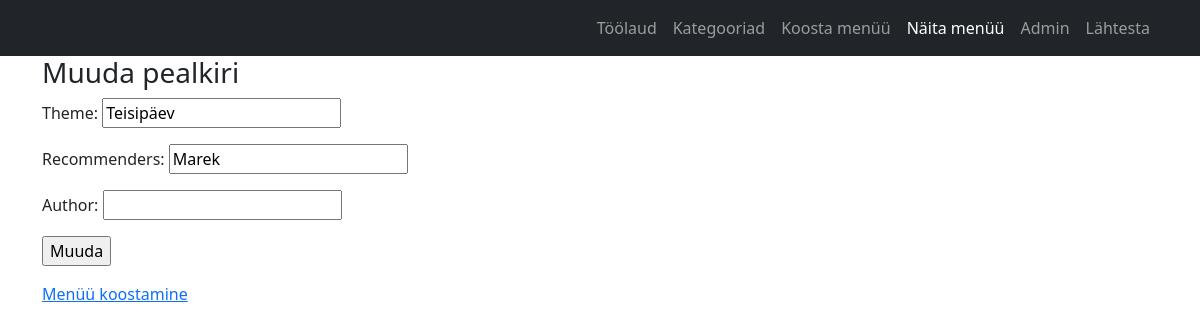
The page /bistrooapp_admin/update_theme/13 on the database as committed earlier.
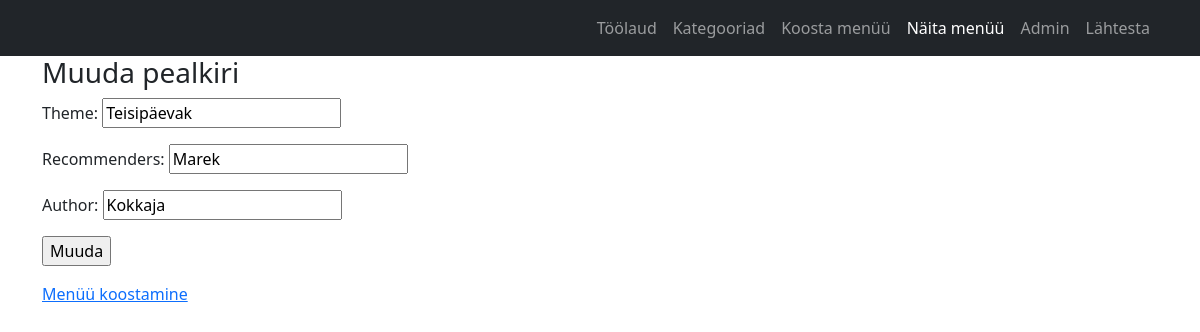
The same page on the database as committed later.
### bistrooapp_admin/models.py (models this page shows, shortened)
class Theme(models.Model):
    menu_date = models.DateField(unique=True)
    theme = models.CharField(max_length=255, blank=True)
    recommenders = models.CharField(max_length=255, blank=True)
    author = models.CharField(max_length=255, blank=True)
    class Meta:
        ordering = ["-menu_date"] # sorteerib kahanevalt

### bistrooapp_admin/views.py (the view)
# urls.py: path("update_theme/<int:theme_id>", views.update_theme, name="update_theme"),
def update_theme(request, theme_id):
    theme_instance = get_object_or_404(Theme, id=theme_id)
    if request.method == "POST":
        theme_up_form = ThemeUpdateForm(request.POST, instance=theme_instance)
        if theme_up_form.is_valid():
            theme_up_form.save()
            return redirect("bistrooapp_admin:menuu_list")
    else:
        theme_up_form = ThemeUpdateForm(instance=theme_instance)
    print("UPDATE THEME THEME ID", theme_id)
    return render(request,"bistrooapp_admin/theme_update.html", {"theme_up_form": theme_up_form, "theme_id": theme_id})

### bistrooapp_admin/forms.py
class ThemeUpdateForm(forms.ModelForm):
    class Meta:
        model = Theme
        fields = ["theme", "recommenders", "author"]

### bistrooapp_admin/templates/bistrooapp_admin/theme_update.html (shortened to what this page needs)
{% extends "base_admin.html" %}
{% block content %}
    <div>
    <h3>Muuda pealkiri</h3>
        <form method="post" action={% url "bistrooapp_admin:update_theme" theme_id=theme_id %}>
            {{ theme_up_form.as_p }}
            <input type="submit" value="Muuda">
        </form>
    <p><a href="{% url "bistrooapp_admin:menuu_list" %}">Menüü koostamine</a></p>
    </div>
{% endblock %}

### templates/base_admin.html (shortened to what this page needs)
{% load static %}
<!doctype html>
<html lang="en">
<head>
    <link href="{% static "css/bootstrap.min.css" %}" rel="stylesheet"/>
    <link href="{% static "css/styles.css" %}" rel="stylesheet"/>
</head>
<body>
{% include "menu.html" %}
<div class="container">
    {% block content %}
    {% endblock %}
</div>
</body>
</html>

### templates/menu.html (shortened to what this page needs)
        <nav class="navbar navbar-expand-lg navbar-dark bg-dark">
            <div class="container">
                <div class="collapse navbar-collapse" id="navbarSupportedContent">
                    <ul class="navbar-nav ms-auto mb-2 mb-lg-0">
                        <li class="nav-item"><a class="nav-link" href="{% url "bistrooapp_admin:index" %}">Töölaud</a></li>
                        <li class="nav-item"><a class="nav-link" href="{% url "bistrooapp_admin:category" %}">Kategooriad</a></li>
                        <li class="nav-item"><a class="nav-link" href="{% url "bistrooapp_admin:menuu_list" %}">Koosta menüü</a></li>
                        <li class="nav-item"><a class="nav-link active" aria-current="page" href="{% url "bistrooapp_public:index" %} " target="_blank">Näita menüü</a></li>
                        <li class="nav-item"><a class="nav-link" href="/admin">Admin</a></li>
                        <li class="nav-item"><a class="nav-link" href="{% url "bistrooapp_admin:lahtesta" %}">Lähtesta</a></li>
                    </ul>
                </div>
            </div>
        </nav>

Rows that differ between the two databases and show on the page:
changed Theme "Marek": theme "Teisipäev" → "Teisipäevak"; author (not shown) → "Kokkaja"
